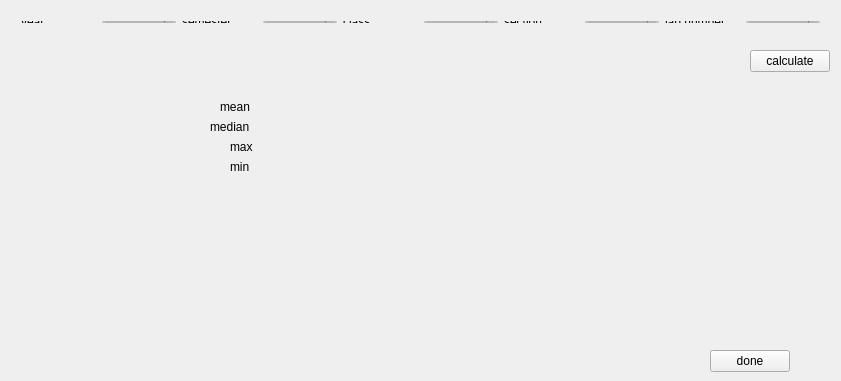
<?xml version="1.0" encoding="UTF-8"?>
<ui version="4.0">
 <class>StatisticsGui</class>
 <widget class="QWidget" name="StatisticsGui">
  <property name="geometry">
   <rect>
    <x>0</x>
    <y>0</y>
    <width>841</width>
    <height>381</height>
   </rect>
  </property>
  <property name="windowTitle">
   <string>StatisticsGui</string>
  </property>
  <widget class="QWidget" name="layoutWidget">
   <property name="geometry">
    <rect>
     <x>10</x>
     <y>10</y>
     <width>821</width>
     <height>24</height>
    </rect>
   </property>
   <layout class="QHBoxLayout" name="horizontalLayout">
    <item>
     <widget class="QLabel" name="yearlabel">
      <property name="text">
       <string>year:</string>
      </property>
     </widget>
    </item>
    <item>
     <widget class="QComboBox" name="yearSelect"/>
    </item>
    <item>
     <widget class="QLabel" name="semesterlabel">
      <property name="text">
       <string>semester</string>
      </property>
     </widget>
    </item>
    <item>
     <widget class="QComboBox" name="semesterSelect"/>
    </item>
    <item>
     <widget class="QLabel" name="classLabel">
      <property name="text">
       <string>class </string>
      </property>
     </widget>
    </item>
    <item>
     <widget class="QComboBox" name="classSelect"/>
    </item>
    <item>
     <widget class="QLabel" name="sectionlabel">
      <property name="text">
       <string>section</string>
      </property>
     </widget>
    </item>
    <item>
     <widget class="QComboBox" name="sectionSelect"/>
    </item>
    <item>
     <widget class="QLabel" name="labnolabel">
      <property name="text">
       <string>lab number</string>
      </property>
     </widget>
    </item>
    <item>
     <widget class="QComboBox" name="labNoSelect"/>
    </item>
   </layout>
  </widget>
  <widget class="QLabel" name="meanlabel">
   <property name="geometry">
    <rect>
     <x>220</x>
     <y>100</y>
     <width>59</width>
     <height>14</height>
    </rect>
   </property>
   <property name="text">
    <string>mean</string>
   </property>
  </widget>
  <widget class="QLabel" name="meandisplay">
   <property name="geometry">
    <rect>
     <x>280</x>
     <y>100</y>
     <width>59</width>
     <height>14</height>
    </rect>
   </property>
   <property name="text">
    <string/>
   </property>
  </widget>
  <widget class="QLabel" name="medianlabel">
   <property name="geometry">
    <rect>
     <x>210</x>
     <y>120</y>
     <width>59</width>
     <height>14</height>
    </rect>
   </property>
   <property name="text">
    <string>median</string>
   </property>
  </widget>
  <widget class="QLabel" name="mindisplay">
   <property name="geometry">
    <rect>
     <x>270</x>
     <y>160</y>
     <width>59</width>
     <height>14</height>
    </rect>
   </property>
   <property name="text">
    <string/>
   </property>
  </widget>
  <widget class="QPushButton" name="calcbutton">
   <property name="geometry">
    <rect>
     <x>750</x>
     <y>50</y>
     <width>80</width>
     <height>22</height>
    </rect>
   </property>
   <property name="text">
    <string>calculate</string>
   </property>
  </widget>
  <widget class="QLabel" name="maxdisplay">
   <property name="geometry">
    <rect>
     <x>270</x>
     <y>140</y>
     <width>59</width>
     <height>14</height>
    </rect>
   </property>
   <property name="text">
    <string/>
   </property>
  </widget>
  <widget class="QLabel" name="mediandisplay">
   <property name="geometry">
    <rect>
     <x>280</x>
     <y>120</y>
     <width>59</width>
     <height>14</height>
    </rect>
   </property>
   <property name="text">
    <string/>
   </property>
  </widget>
  <widget class="QPushButton" name="doneButton">
   <property name="geometry">
    <rect>
     <x>710</x>
     <y>350</y>
     <width>80</width>
     <height>22</height>
    </rect>
   </property>
   <property name="text">
    <string>done</string>
   </property>
  </widget>
  <widget class="QLabel" name="maxlabel">
   <property name="geometry">
    <rect>
     <x>230</x>
     <y>140</y>
     <width>59</width>
     <height>14</height>
    </rect>
   </property>
   <property name="text">
    <string>max</string>
   </property>
  </widget>
  <widget class="QLabel" name="minlabel">
   <property name="geometry">
    <rect>
     <x>230</x>
     <y>160</y>
     <width>59</width>
     <height>14</height>
    </rect>
   </property>
   <property name="text">
    <string>min</string>
   </property>
  </widget>
 </widget>
 <layoutdefault spacing="6" margin="11"/>
 <resources/>
 <connections/>
</ui>
